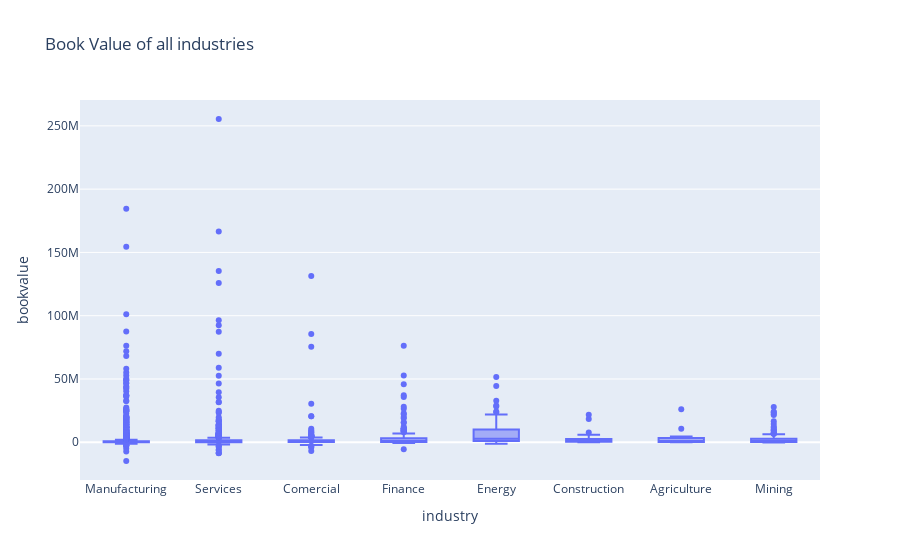

The cell this chart's notebook holds for it:
### Markdown cell above
**How much these variables change within each industry?**

**How firm size (in market value) is distributed?**

### Code cell
px.box(df_final_size, x='industry', y='bookvalue', title='Book Value of all industries')

### Figure 1 — Plotly figure (JSON) as saved in the notebook; plotly's stock layout.template omitted (floating-point values rounded to 4 significant figures; data arrays with more than 128 entries replaced by an {"elided": "..."} marker saying what was removed)
{"data": [{"alignmentgroup": "True", "hovertemplate": "industry=%{x}<br>bookvalue=%{y}<extra></extra>", "legendgroup": "", "marker": {"color": "#636efa"}, "name": "", "notched": false, "offsetgroup": "", "orientation": "v", "showlegend": false, "type": "box", "x": {"elided": "2968 str values"}, "x0": " ", "xaxis": "x", "y": {"elided": "2968 float values"}, "y0": " ", "yaxis": "y"}], "layout": {"boxmode": "group", "legend": {"tracegroupgap": 0}, "title": {"text": "Book Value of all industries"}, "xaxis": {"anchor": "y", "domain": [0, 1], "title": {"text": "industry"}}, "yaxis": {"anchor": "x", "domain": [0, 1], "title": {"text": "bookvalue"}}}}
